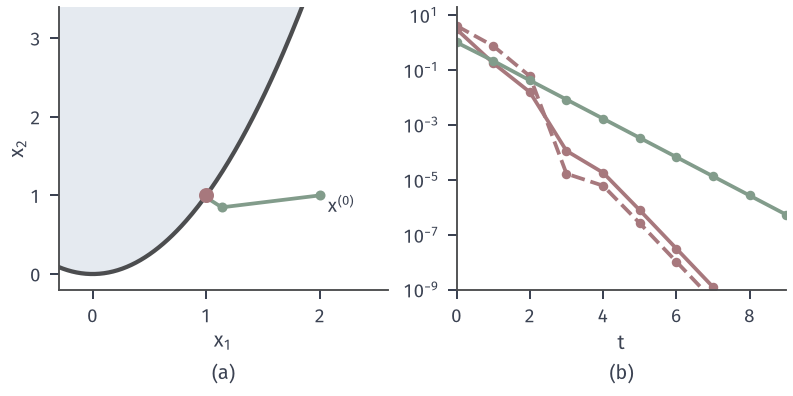

Write the Python code that produced this figure.
from pathlib import Path
import sys
ROOT = next(p for p in Path(__file__).resolve().parents if (p/"build.sh").is_file() and (p/"tex/book.tex").is_file())
sys.path.insert(0, str(ROOT/"figures/05-optimization/06-constrained-optimization/matplotlib/nlipm-common"))
from nlipm import *
OUT = Path(__file__).resolve().parent
# Infeasible start of the primal-dual method on the running example.
h = pd_ipm([2, 1], [1, 3], [1, 1/3], sigma=.2, eta=.9, tol=1e-6)
X = np.array([r['x'] for r in h]); T = [r['t'] for r in h]
fig, (a, b) = figure(width_mm=112, height_mm=56, ncols=2)
region(a); a.plot(X[:, 0], X[:, 1], color=GREEN, lw=1.5, marker='o', ms=3, zorder=5); a.plot(*XSTAR, 'o', color=RED, ms=5, zorder=6)
a.text(2.07, .78, '$x^{(0)}$', fontsize=7.5); a.set_xlim(-.3, 2.6); a.set_ylim(-.2, 3.4); tag(a, '$x_1$', '(a)'); a.set_ylabel('$x_2$', labelpad=1)
floor = 1e-12
b.semilogy(T, [max(np.abs(r['rp']).max(), floor) for r in h], color=RED, lw=1.5, ls='--', marker='o', ms=2.8)
b.semilogy(T, [max(np.abs(r['rd']).max(), floor) for r in h], color=RED, lw=1.5, marker='o', ms=2.8)
b.semilogy(T, [r['mu'] for r in h], color=GREEN, lw=1.5, marker='o', ms=2.8)
b.set_xlim(0, T[-1]); b.set_ylim(1e-9, 20); tag(b, '$t$', '(b)')
save(fig, OUT, 'figure', {'alpha': [r.get('a') for r in h], 'x': X.tolist(), 'rp': [r['rp'].tolist() for r in h], 'mu': [r['mu'] for r in h]})
